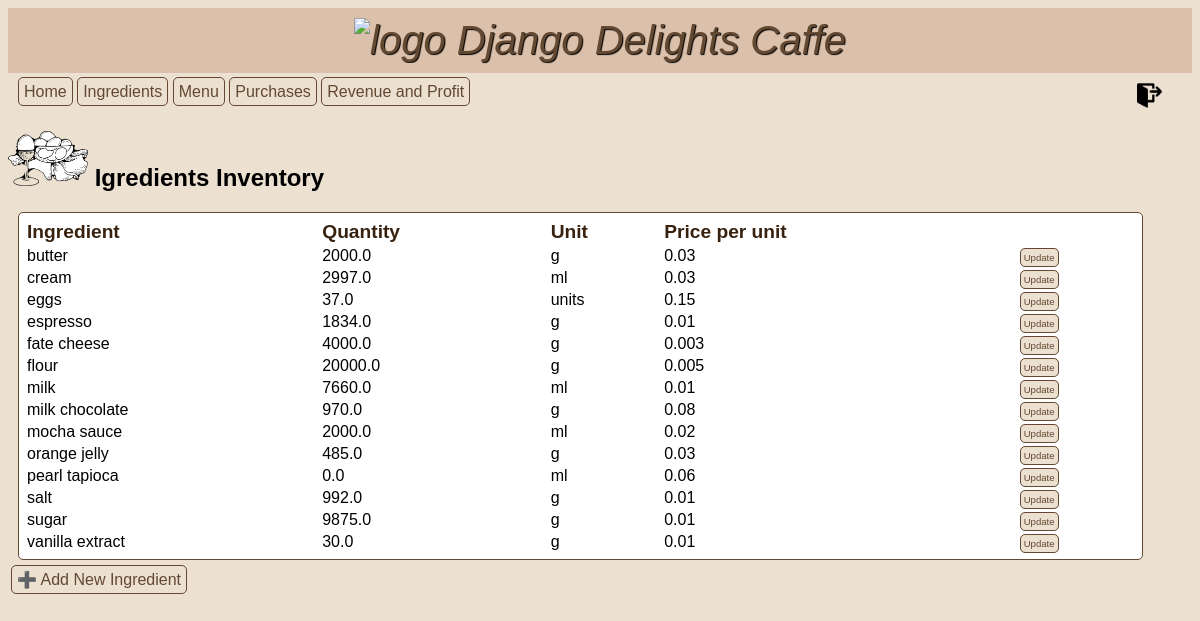
Before: /ingredients (signed in) with the older database file.
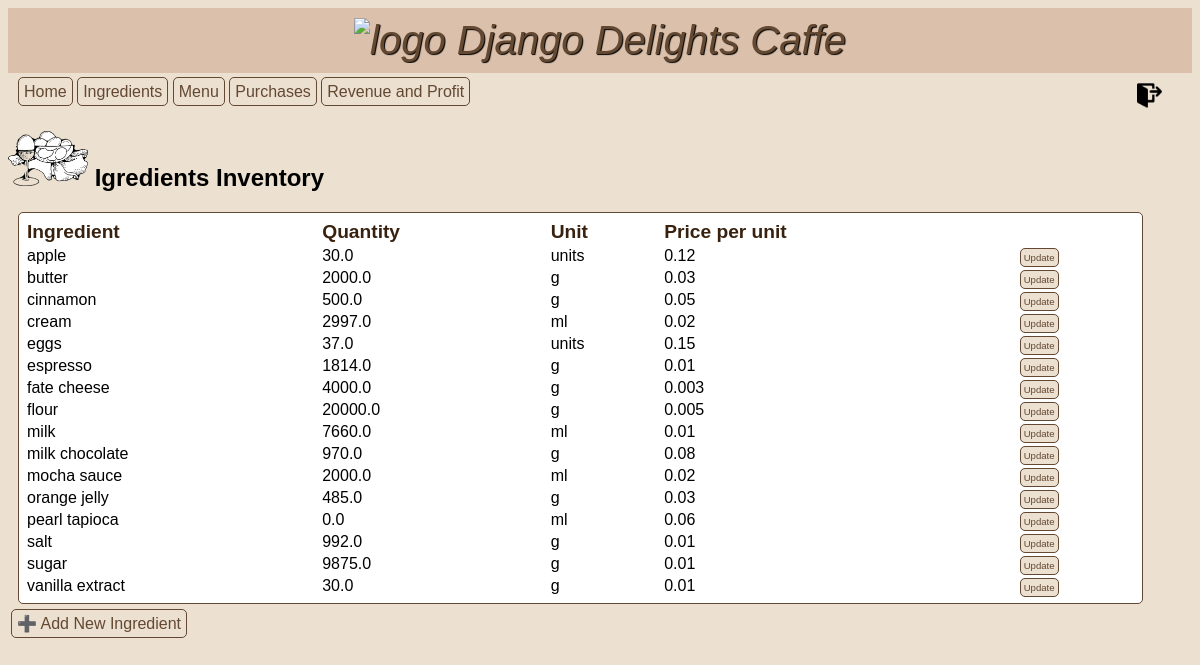
After: the same page with the newer database file.
### inventory/models.py (models this page shows, shortened)
class Ingredient(models.Model):
    ML = "ml"
    GRAMS = "g"
    UNITS = "units"
    OTHER = "other"
    UNIT_TYPE_CHOICES = [
        (ML, "ml"),
        (GRAMS, "g"),
        (UNITS, "units"),
        (OTHER, "other"),
    ]
    name = models.CharField(max_length=50, verbose_name="Ingredient")
    quantity = models.FloatField(default=0.0, verbose_name="Quantity")
    unit = models.CharField(
        max_length=10, choices=UNIT_TYPE_CHOICES, default=OTHER, verbose_name="Units"
    )
    unit_price = models.FloatField(default=0.0, verbose_name="Price per unit")

### inventory/views.py (the view)
# urls.py: path("ingredients", views.IngredientView.as_view(), name="ingredients"),
class IngredientView(LoginRequiredMixin, ListView):
    model = Ingredient
    template_name = "inventory/ingredients.html"
    def get_context_data(self):
        context = super().get_context_data()
        context["ingredients"] = Ingredient.objects.all()
        return context

### inventory/templates/inventory/ingredients.html (shortened to what this page needs)
{% extends 'base.html' %} {% load static %}  {% block content %}
<h2>
  <img
    src="{% static 'inventory/eggs.png' %}"
    alt="ingredient"
    width="80px"
    text-align="center"
  />
  Igredients Inventory
</h2>
<table>
  <thead>
    <tr class="table-heading">
      <th>Ingredient</th>
      <th>Quantity</th>
      <th>Unit</th>
      <th>Price per unit</th>
      <th></th>
    </tr>
  </thead>
  <tbody>
    {% for ingr in ingredients|dictsort:"name" %}
    <tr class="table-content">
      <td>{{ ingr.name }}</td>
      <td>{{ ingr.quantity }}</td>
      <td>{{ ingr.unit }}</td>
      <td>{{ ingr.unit_price }}</td>
      <td>
        <a class="update" href="{% url 'ingredientupdate' ingr.id %}">Update</a>
      </td>
    </tr>
    {% endfor %}
  </tbody>
</table>
<div>
  <a class="add" href="{% url 'ingredientcreate' %}">➕ Add New Ingredient</a>
</div>
{% endblock %}

Changed rows visible on the page:
added Ingredient: name "apple", quantity "30.0", unit "units", unit_price "0.12"
added Ingredient: name "cinnamon", quantity "500.0", unit "g", unit_price "0.05"
changed Ingredient "cream": unit_price "0.03" → "0.02"
changed Ingredient "espresso": quantity "1834.0" → "1814.0"
